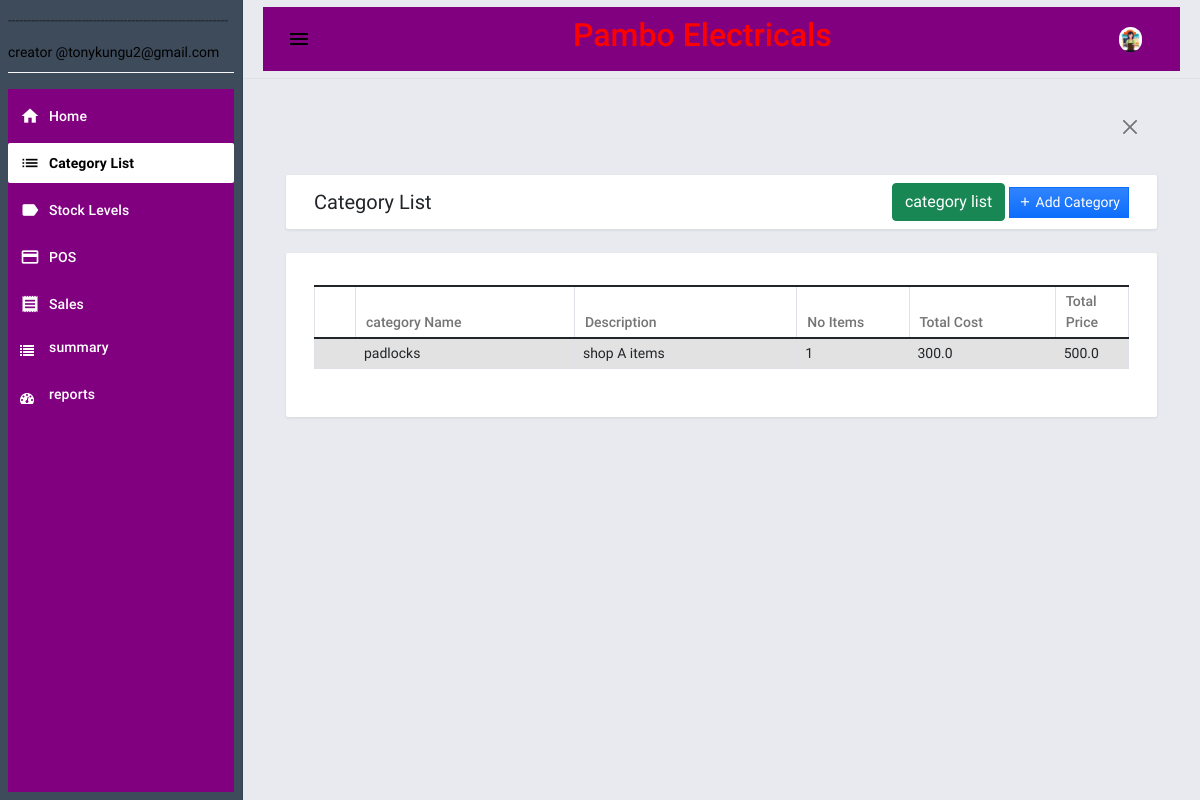
Before: /category (signed in) with the older database file.
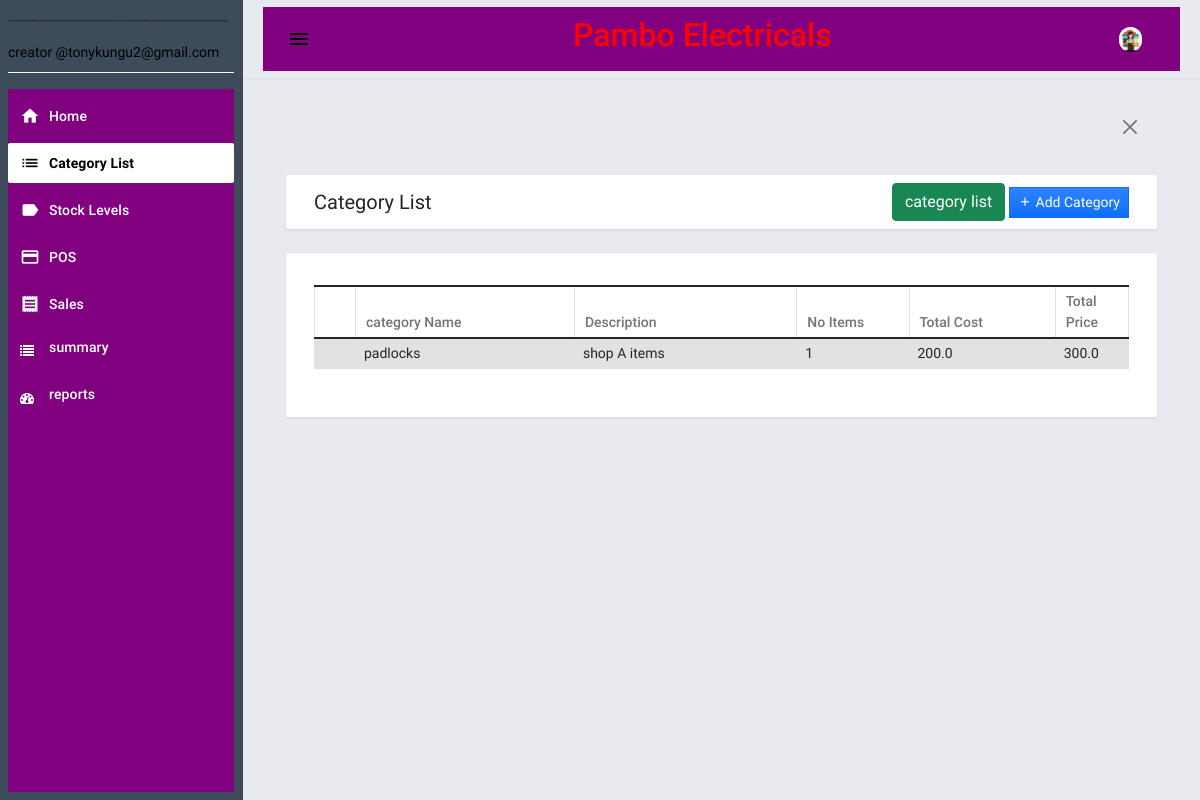
After: the same page with the newer database file.
### pambo/database.py (models this page shows)
class products(posData.Model): # actual products info
    pid=posData.Column(posData.Integer,primary_key=True)
    serial=posData.Column(posData.String(),nullable=False,default="0")
    pname=posData.Column(posData.String(100),nullable=False)
    pDesc=posData.Column(posData.String(100),nullable=True)
    pCat=posData.Column(posData.String(100),nullable=False)
    pImage=posData.Column(posData.String(100),nullable=True)
    pQuant=posData.Column(posData.Float,nullable=False)
    pCost=posData.Column(posData.Float,nullable=False)
    pPrice=posData.Column(posData.Float,nullable=False)
    pStatus=posData.Column(posData.String(100),nullable=False)
    pDate=posData.Column(posData.DateTime,nullable=False,default=datetime.utcnow)
    pShop=posData.Column(posData.String(100),nullable=False)
    pCreator=posData.Column(posData.String(100),nullable=False)

### pambo/routes.py (the view)
@app.route('/category')
@login_required
def catInfo():
    cat=getCat()
    cats=category.query.all()
    return render_template('category.html',cat=cat,cats=cats)

### pambo/grpProd.py (called while the page is built)
def getCat():
    conn=sqlite3.connect('./pambo/pos.db')
    rows=[]
    con=conn.execute('select pCat,pDesc,count(*) as number,sum(pCost) as total_cost,sum(pPrice) as total_price from products group by pCat')
    for row in con:
       rows.append(row)
    return rows

### pambo/routes.py (called while the page is built)
@logins.user_loader
def load_user(id):
    return posUsers.query.get(int(id))

### pambo/template/category.html (shortened to what this page needs)
{% extends "base.html" %} {% block pageContent %}
<div class="mdc-layout-grid__cell stretch-card mdc-layout-grid__cell--span-12">
    <div class="mdc-card py-2">
        <div class="d-flex justify-content-between align-items-center">
            <h4 class="card-title mb-0">Category List</h4>
            <div class="text-start">
                <button onclick="catList();" class="btn btn-success" id="catlist"><span>category list</span></button></a>
                <a href="{{url_for('addCat')}}"><button class="btn btn-primary bg-gradient btn-sm rounded-0" id="create_new"><i class="mdi mdi-plus"></i><span> Add Category</span></button></a>
            </div>
        </div>
    </div>
</div>
<div class="mdc-layout-grid__cell stretch-card mdc-layout-grid__cell--span-12">
    <div class="mdc-card">
        <div class="table-responsive" id="categories">
            <table class="table table-striped table-bordered">
                <colgroup>
                    <col width="5%">
                    <col width="30%">
                    <col width="30%">
                    <col width="15%">
                    <col width="20%">
                </colgroup>
                <thead>
                    <tr>
                        <th class="text-center py-1"></th>
                        <th class="text-start py-1">category Name</th>
                        <th class="text-start py-1">Description</th>
                        <th class="text-start py-1">No Items</th>
                        <th class="text-start py-1">Total Cost</th>
                        <th class="text-start py-1">Total Price</th>
                    </tr>
                </thead>
                <tbody>
                    {% for cat in cat %}
                    <tr>
                        <td class="px-2 py-1 text-center"></td>
                        <td class="px-2 py-1 text-start" style="margin-left:100px">{{cat[0]}}</td>
                        <td class="px-2 py-1 text-start">{{cat[1]}}</td>
                        <td class="px-2 py-1 text-start">{{cat[2]}}</td>
                        <td class="px-2 py-1 text-start">{{cat[3]}}</td>
                        <td class="px-2 py-1 text-start">{{cat[4]}}</td>
                    </tr>
                    {% endfor %}
                </tbody>
            </table>
        </div>
    </div>
</div>
{% endblock pageContent %}

### pambo/template/base.html (shortened to what this page needs)
<!DOCTYPE html>
<html lang="en">
<head>
    <link rel="stylesheet" href="/static/posAPP/assets/bootstrap/css/bootstrap.min.css">
    <link rel="stylesheet" href="/static/posAPP/assets/material-admin/vendors/mdi/css/materialdesignicons.min.css">
    <link rel="stylesheet" href="/static/posAPP/assets/material-admin/vendors/css/vendor.bundle.base.css">
    <link rel="stylesheet" href="/static/posAPP/assets/material-admin/vendors/flag-icon-css/css/flag-icon.min.css">
    <link rel="stylesheet" href="/static/posAPP/assets/material-admin/vendors/jvectormap/jquery-jvectormap.css">
    <link rel="stylesheet" href="/static/posAPP/assets/material-admin/css/demo/style.css">
    <link rel="stylesheet" href="/static/posAPP/assets/select2/dist/css/select2.min.css">
    <link rel="stylesheet" href="/static/posAPP/assets/default/css/style.css">
    <link rel="stylesheet"
    href=
"https://cdnjs.cloudflare.com/ajax/libs/font-awesome/4.7.0/css/font-awesome.min.css">
  </head>
</head>
<body>
    <div class="body-wrapper">
        {% block navigation %} {% include "navigation.html" %} {% endblock navigation %}
        <div class="main-wrapper mdc-drawer-app-content">
            {% block TopNavigation %} {% include "topNavigation.html" %} {% endblock TopNavigation %}
            <div class="page-wrapper mdc-toolbar-fixed-adjust">
                <main class="content-wrapper">
                    <div class="mdc-layout-grid py-1">
                        <div class="mdc-layout-grid__inner">
                            <div class="mdc-layout-grid__cell stretch-card mdc-layout-grid__cell--span-12">
                                <div class="alert alert w-100 rounded-0 mb-0">
                                    <div class="d-flex w-100">
                                        <div class="col-auto flex-shrink-1 flex-grow-1"></div>
                                        <div class="col-auto text-center">
                                            <button class="btn-close btn-sm text-sm" type="button" onclick="$(this).closest('.alert').remove()"></button>
                                        </div>
                                    </div>
                                </div>
                            </div>
                        </div>
                    </div>
                    <div class="mdc-layout-grid">
                        <div class="mdc-layout-grid__inner">
                            {% block pageContent %} {% endblock pageContent %}
                        </div>
                    </div>
                </main>
                <footer>
                    <div class="mdc-layout-grid">
                    </div>
                </footer>
            </div>
        </div>
    </div>
</body>
</html>

### pambo/template/navigation.html
<aside class="mdc-drawer mdc-drawer--dismissible mdc-drawer--open bg-dark bg-gradient">
    <div class="mdc-drawer__header border-bottom border-light">
        <p>---------------------------------------------------------</p>
        <p style="color:black">creator @tonykungu2@gmail.com</p>
    </div>
    <div class="mdc-drawer__content" style="background-color:purple">
        <div class="mdc-list-group">
            <nav class="mdc-list mdc-drawer-menu">
                <div class="mdc-list-item mdc-drawer-item">
                    <a class="mdc-drawer-link" href="{{url_for('home')}}">
                        <i class="material-icons mdc-list-item__start-detail mdc-drawer-item-icon" aria-hidden="true">home</i> Home
                    </a>
                </div>
                <div class="mdc-list-item mdc-drawer-item">
                    <a class="mdc-drawer-link" href="{{url_for('catInfo')}}">
                        <i class="material-icons mdc-list-item__start-detail mdc-drawer-item-icon" aria-hidden="true">list</i> Category List
                    </a>
                </div>
                <div class="mdc-list-item mdc-drawer-item">
                    <a class="mdc-drawer-link" href="{{url_for('prodInfo')}}">
                        <i class="material-icons mdc-list-item__start-detail mdc-drawer-item-icon" aria-hidden="true">label</i> Stock Levels
                    </a>
                </div>
                <div class="mdc-list-item mdc-drawer-item">
                    <a class="mdc-drawer-link" href="{{url_for('posPage')}}">
                        <i class="material-icons mdc-list-item__start-detail mdc-drawer-item-icon" aria-hidden="true">payment</i> POS
                    </a>
                </div>
                <div class="mdc-list-item mdc-drawer-item">
                    <a class="mdc-drawer-link" href="{{url_for('salesInfo')}}">
                        <i class="material-icons mdc-list-item__start-detail mdc-drawer-item-icon" aria-hidden="true">receipt</i> Sales
                    </a>
                </div>
                <div class="mdc-list-item mdc-drawer-item">
                    <a class="mdc-drawer-link" href="{{url_for('summaryInfo')}}">
                        <i class="fa fa-list"></i>
                       <p style="margin-left:15px">summary</p>
                    </a>
                </div>
                 <div class="mdc-list-item mdc-drawer-item">
                    <a class="mdc-drawer-link" href="{{url_for('graphs')}}">
                        <i class="fa fa-dashboard"></i>
                       <p style="margin-left:15px">reports</p>
                    </a>
                </div>
            </nav>
        </div>
    </div>
</aside>

### pambo/template/topNavigation.html (shortened to what this page needs)
<header class="mdc-top-app-bar border-bottom shadow">
    <div class="mdc-top-app-bar__row" style="background-color:purple">
        <div class="mdc-top-app-bar__section mdc-top-app-bar__section--align-start">
            <button class="material-icons mdc-top-app-bar__navigation-icon mdc-icon-button sidebar-toggler">menu</button>
            <h3 class="glow" style="margin-left:250px; font-size: 32px;">Pambo Electricals</h3>
        </div>
        <div class="mdc-top-app-bar__section mdc-top-app-bar__section--align-end mdc-top-app-bar__section-right" style="background-color:purple">
            <div class="menu-button-container menu-profile d-none d-md-block">
                <button class="mdc-button mdc-menu-button">
                    <span class="d-flex align-items-center">
                    <span class="figure">
                        <img src="/static/posAPP/assets/material-admin/images/faces/index.png" alt="user" class="user">
                    </span>
                    </span>
                </button>
            </div>
        </div>
    </div>
</header>

### pambo/static/posAPP/assets/default/css/style.css (style rules this page uses)
html, body { height: 100%; width: 100%; }
.body-wrapper .main-wrapper .page-wrapper .content-wrapper { min-height: calc(100vh - 84px - 62px) !important; }
.mdc-drawer { background: unset; }
.mdc-drawer__header, .mdc-drawer__content { margin: .5em !important; }
.mdc-list-item.mdc-drawer-item { margin-left: 0 !important; margin-right: 0 !important; }

### pambo/template/topNavigation.html (style rules this page uses)
.glow { font-size: 70px; color: red; text-align: center; -webkit-animation: glow 1s ease-in-out infinite alternate; -moz-animation: glow 1s ease-in-out infinite alternate; animation: glow 1s ease-in-out infinite alternate; }

Changed rows visible on the page:
changed products "padlocks": pCost "300.0" → "200.0"; pPrice "500.0" → "300.0"
